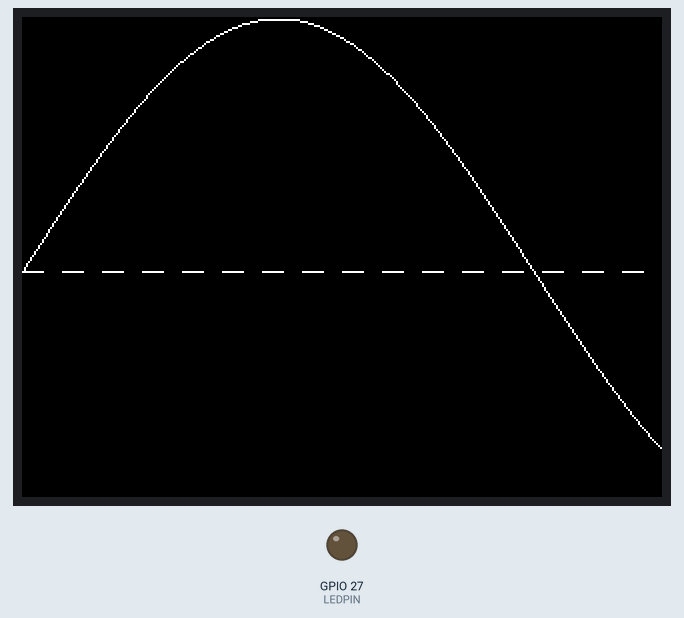
Simulated run of this sketch. Board: ESP32. Shown: 320×240 colour display, output pins drawn as LEDs (lit = HIGH). Random numbers use the default seed unless the sketch sets one; what the sketch prints to the serial monitor is not drawn. At 7.6 s the program stops and its outputs stay as they are.

Above: at 0.4 s.
At 2.5 s:
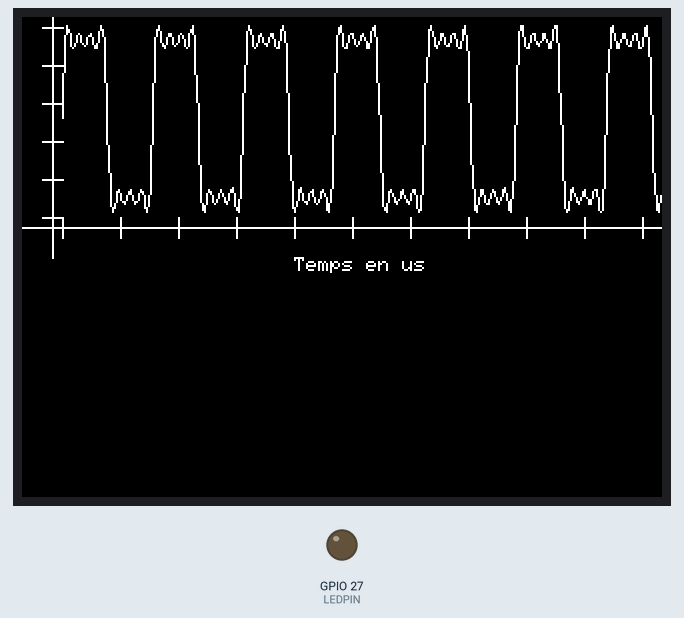
At 7.6 s:
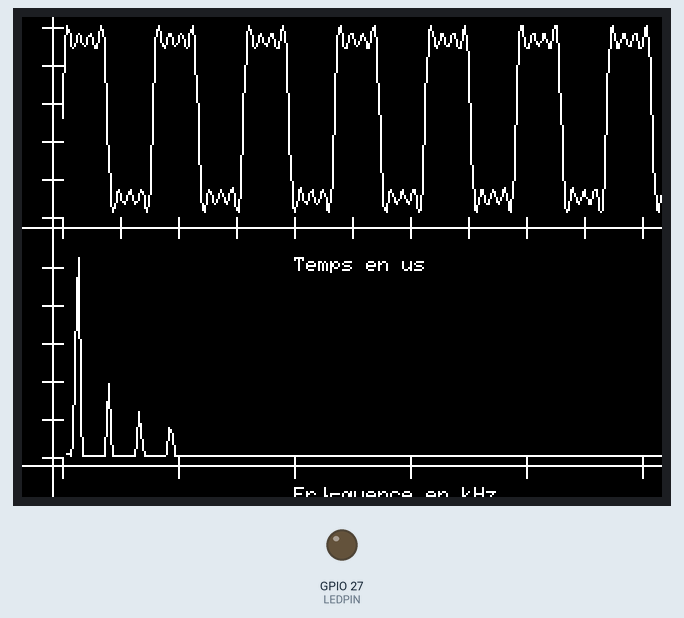

Measured:
- what the display in image 0 shows lasts 2.0 s, from 0.3 s to 2.3 s
- what the display in image 1 shows lasts 5.2 s, from 2.4 s to 7.6 s

The sketch:

esp32_spectrum_display_frame.ino
```cpp
/**@file*/

/* ESP8266/32 Audio Spectrum Analyser on an SSD1306/SH1106 Display
 * The MIT License (MIT) Copyright (c) 2017 by David Bird.
 * The formulation and display of an AUdio Spectrum using an ESp8266 or ESP32 and SSD1306 or SH1106 OLED Display using a Fast Fourier Transform
 * Permission is hereby granted, free of charge, to any person obtaining a copy of this software and associated documentation files
 * (the "Software"), to deal in the Software without restriction, including without limitation the rights to use, copy, modify, merge,
 * publish, distribute, but not to use it commercially for profit making or to sub-license and/or to sell copies of the Software or to
 * permit persons to whom the Software is furnished to do so, subject to the following conditions:
 * The above copyright notice and this permission notice shall be included in all copies or substantial portions of the Software.
 * THE SOFTWARE IS PROVIDED "AS IS", WITHOUT WARRANTY OF ANY KIND, EXPRESS OR IMPLIED, INCLUDING BUT NOT LIMITED TO THE WARRANTIES
 * OF MERCHANTABILITY, FITNESS FOR A PARTICULAR PURPOSE AND NONINFRINGEMENT. IN NO EVENT SHALL THE AUTHORS OR COPYRIGHT HOLDERS BE
 * LIABLE FOR ANY CLAIM, DAMAGES OR OTHER LIABILITY, WHETHER IN AN ACTION OF CONTRACT, TORT OR OTHERWISE, ARISING FROM, OUT OF OR IN
 * CONNECTION WITH THE SOFTWARE OR THE USE OR OTHER DEALINGS IN THE SOFTWARE.
 * See more at http://dsbird.org.uk
*/

/*
TTGO Tdisp esp32 display support:
install of TFT_eSPI lib
go to C:\Utilisateurs\Windows\Documents\Arduino\libraries
Into User_Setup_Select.h
…
comment out //#include <User_Setup.h>           // Default setup is root library folder
uncomment #include <User_Setups/Setup25_TTGO_T_Display.h>
*/

/*
  ILI9341 support
  install of TFT_eSPI lib
  go to C:\Utilisateurs\Windows\Documents\Arduino\libraries
  Into User_Setup_Select.h
  #include <User_Setup.h>
  and comment out any other include

  Into User_setup.h
  #define ILI9341_DRIVER
  and comment out any other #define
  then down in same file, remove comment out on next lines decsribing connctions

  // ###### EDIT THE PIN NUMBERS IN THE LINES FOLLOWING TO SUIT YOUR ESP32 SETUP   ######

  // For ESP32 Dev board (only tested with ILI9341 display)
  // The hardware SPI can be mapped to any pins

  #define TFT_MISO 19
  #define TFT_MOSI 23
  #define TFT_SCLK 18
  #define TFT_CS   15  // Chip select control pin
  #define TFT_DC    2  // Data Command control pin
  #define TFT_RST   4  // Reset pin (could connect to RST pin)
  //#define TFT_RST  -1  // Set TFT_RST to -1 if display RESET is connected to ESP32 board RST

  those defines give code connection of esp32 to display
*/


#include "arduinoFFT.h" // install https://github.com/kosme/arduinoFFT, in IDE, Sketch, Include Library, Manage Library, then search for FFT
//arduinoFFT FFT = arduinoFFT();

#include "ioDef.h"
#include "hardwareDef.h"

//#define WOKWI
#define HARDWARE

/////////////////////////////////////////////////////////////////////////
#define SAMPLES 512                           // Must be a power of 2, 1024 gives run time error on esp32 with double vReal[SAMPLES] memory allocation
#define AMPLITUDE_MAX 255
#define SAMPLING_FREQ 11520                   //serial: 11.52KHz sampling rate (10 cycles of 115.2KHz clock)
                                              //maximum frequency that can be analysed by the FFT Fmax=sampleF/2

#define SCREEN_WIDTH    320                                 //tft display width
#define SCREEN_HEIGHT   240                                 //tft display height

unsigned int sampling_period_us;
unsigned long microseconds;
double vReal[SAMPLES];                          //double=float uses 4 bytes
double vImag[SAMPLES];
double adaptedNoise[SAMPLES];

//arduinoFFT FFT = arduinoFFT(); before 2.0.3 of arduinoFFT lib
ArduinoFFT<double> FFT = ArduinoFFT<double>(vReal, vImag, SAMPLES, SAMPLING_FREQ);

//does not work for the FFT lib
//double* vReal = (double*)malloc(SAMPLES * sizeof(double));
//double* vImag = (double*)malloc(SAMPLES * sizeof(double));


//could be local to loop, but easier here to pass to printDuration
int startTimeLoop;
int durationSerialIn=0;
int durationInitBuffer=0;
int durationPlotTimeBuffer=0;
int durationTftTimeBuffer=0;
int durationPlotFreqBuffer=0;
int durationTftFreqBuffer=0;
int durationFftWindowing=0;
int durationFftCompute=0;
int durationFftComplexeToMagnitude=0;
int durationLoop=0;

unsigned long newTime, oldTime;


bool dbg=false;

bool forceTimeBufferFlag=true;                //if forceBuffer mode, I substitute input for a computed waveform
bool tftTimeBufferFlag=true;                  //dispay input buffer on tft (before processing, so time domain)
bool plotTimeBufferFlag=false;                //plot input buffer on arduino IDE
bool tftFreqBufferFlag=true;                  //display output on tft, after processing, so frequency domain
bool plotFreqBufferFlag=true;                //plot output buffer on arduino IDE (frequency domain)
bool singleRunFlag=true;                      //stop after single process(true), or loop back for next buffer(false)
                                              //warning: time domain representation does not have a trigger function like an oscilloscope,
                                              //so use singleRunFlag=true if willing to show time domain on tft
                                              //note:for the moment,this loop cyles trough 50/500/5000 hz fundamental + 3/5/7 harmonics
bool printDurationFlag=false;                  //prints to console execution time (slow: has an impact to loop execution)


/////////////////////////////////////////////////////////////////////////
void setup() {

  Serial.begin(9600);                                                               //i need slow speed to have plotter to work
  delay(100);                                                                       //for some reason, i need a delay after Serial.begin to see Serial.print to work
  Serial.print("Serial dbg ready");Serial.println(" ");
  Serial1.begin(115200, SERIAL_8N1, RXD1, TXD1);                                    //serial input port

  tft.init();

  #if defined(WOKWI)
    //no cls, takes too long
  #elif defined HARDWARE
    tft.fillScreen(TFT_BLACK);                                                      //cls only in hardware, wokwi too slow
  #endif


  tft.setRotation(0);                                                               //this is to get usb on down side
  tft.setTextSize(1);
  tft.setTextColor(TFT_WHITE, TFT_BLACK);

                                                                               //buttons used by students for user interface
  pinMode(BUTTON_PIN_RM,INPUT_PULLUP);    //rightmost
  pinMode(BUTTON_PIN_CR,INPUT_PULLUP);    //center right
  pinMode(BUTTON_PIN_CL,INPUT_PULLUP);    //center left
  pinMode(BUTTON_PIN_LM,INPUT_PULLUP);    //leftmost

  pinMode(LEDPIN, OUTPUT);

  sampling_period_us = round(1000000 * (1.0 / SAMPLING_FREQ));                 //analog: 25us  digital:86.6us not used anymore, left in case i add analog input

  drawSine();
  dottedLine();
  delay(2000);
  tft.fillScreen(TFT_BLACK);

}

void loop() {


  static int freqMult=3;
  startTimeLoop=0;

  //tft.drawString(".06 .07 .14 .25 .4  .8  1.6 4.5KHz",0,120,2);              //serial input bands

  if (!forceTimeBufferFlag) {
    durationSerialIn=serialIn();                                           //serial input to vReal[i] from 0 to SAMPLES. vImag[i]=0
  }

  if (forceTimeBufferFlag) {
    float freq=50*freqMult;                                                 //use a float to get correct division in initBuffer
    durationInitBuffer=initBuffer(freq);
  };
  //if (!singleRunFlag) {tft.fillScreen(TFT_BLACK);};

  if (plotTimeBufferFlag) {
    durationPlotTimeBuffer=plotTimeBuffer();                                                        //plot input (time domain) to IDE plotter
  }

  if (tftTimeBufferFlag) {
    durationTftTimeBuffer=tftTimeBuffer(0,0,SCREEN_WIDTH,SCREEN_HEIGHT/2);                        //display input (time domain) to tft display upper half starting from (0,0) top left corner
  }

//students:here insert 3 FFT instructions, and compute compute duration for each

  int startFftWindowing=millis();
  FFT.windowing(FFTWindow::Hamming, FFTDirection::Forward);
  durationFftWindowing=millis()-startFftWindowing;

  int startFftCompute=millis();
  FFT.compute(FFTDirection::Forward);
  durationFftCompute=millis()-startFftCompute;

  int startFftComplexeToMagnitude=millis();

  FFT.complexToMagnitude();
  durationFftComplexeToMagnitude=millis()-startFftComplexeToMagnitude;


  if (plotFreqBufferFlag) {
    durationPlotFreqBuffer=plotFreqBuffer();                                                        //plot output (frequency domain) to IDE plotter
  }


  if (tftFreqBufferFlag) {
    durationTftFreqBuffer=tftFreqBuffer(0,SCREEN_HEIGHT/2,SCREEN_WIDTH,SCREEN_HEIGHT/2);                                                         //display output (frequency domain) to tft display
  }

  while(true) {};                                                  //run/stop

//here compute loop duration
  durationLoop=millis()-startTimeLoop;

  if (printDurationFlag) {
    printDuration();
  }


  delay(2000);
  if (freqMult<100){freqMult=freqMult*10;} else {freqMult=1;};    //this is used when forcing time buffer
  tft.fillScreen(TFT_BLACK);

}

double maximum(double vReal[]){
  //On reitre les 2 prmière valeur du tableau car se sont les valeurs des composante continue du signal
  double max=vReal[2];
  for (int i=2; i< SAMPLES/2; i++){
    if( max< vReal[i]) { max=vReal[i];}
  }
  return max;
}

double minimum(double vReal[]){
  //On reitre les 2 prmière valeur du tableau car se sont les valeurs des composante continue du signal
  double min=vReal[2];
  for (int i=2; i< SAMPLES/2; i++){
    if( min> vReal[i]) { min=vReal[i];}
  }
  return min;
}


//students:enter serial data into vReal[i] and vImag[i]. Remember port used is Serial1
int serialIn() {
  int startTime;

  for (int i=0; i < SAMPLES; i++){
    while (Serial1.available() ==0){};
    vReal[i]=Serial1.read();
    vImag[i]=0;
  }
  return (millis()-startTime);
}

//students:print time buffer to arduino IDE plotter
int plotTimeBuffer() {
  int startTime=millis();

  for (int i=0; i<SAMPLES; i++){
    Serial.println(vReal[i]);
  }

  return (millis()-startTime);
}

//students:init time buffer (vReal[i] and vImag[i]) with a signal of frequency freq.
// Start with a sine wave that fills buffer with a single period (data 0 to 255)
// then fill buffer with a sine wave of frequency freq (parm given to routine)
// knowing that each sample (element of vReal[i]) represents 86.6us of time
// then add harmonics 3,5,7
// then add some digital noise
//caution: this has to be 0 to AMPLITUDE_MAX, so search max of fund+harmonics+noise, then map to 0,AMPLITUDE_MAX
int initBuffer(float freq) {
  int startTime=millis();
  int noiseMax=2;

  float y=0; // y point courant et y1 valeur suivante (où on veut aller)
  double maxi=maximum(vReal);
  double min=minimum(vReal);
  for (int i=0; i<SAMPLES; i++){
    float f1=sin((freq/22.7)*(TWO_PI/(SAMPLES-1))*i);
    float f3=sin(3*(freq/22.7)*(TWO_PI/(SAMPLES-1))*i);
    float f5=sin(5*(freq/22.7)*(TWO_PI/(SAMPLES-1))*i);
    float f7=sin(7*(freq/22.7)*(TWO_PI/(SAMPLES-1))*i);

    long noiseLevel=random(1,noiseMax);
    vReal[i]=(((f1) + (f3/3.0) + (f5/5.0) + (f7/7.0)+1)/2)*AMPLITUDE_MAX + (float) noiseLevel;
    vImag[i]=0;

    //vReal[i]=map(vReal[i], min, maxi, 0, AMPLITUDE_MAX);
  }
  return (millis()-startTime);
}


//students:print freq buffer to arduino IDE plotter
int plotFreqBuffer(void) {
  int startTime=millis();
  // Notre fréquence de coupure est de 5.5kHz
  float pasFreq= 5500.0/255.0;

  for (int i=0; i<SAMPLES/2; i++){
    Serial.print(i*pasFreq);Serial.print(" Hz : ");Serial.println(vReal[i]);
  }

  return (millis()-startTime);
}

//students:print time buffer to tft screen. top point is (top_left_x,top_left_y). width is time_width. height of time is time_height
// Graduation : Elles sont de chaque côté sur 20 pixels pour la graduation de l'axe x et y
int tftTimeBuffer(int topLeftX, int topLeftY, int timeWidth,int timeHeight) {
  int startTime=millis();

  for (int i=0; i< SAMPLES; i++){
    float x=map(i,0,SAMPLES-1,topLeftX+20,topLeftX+timeWidth);
    float x1=map(i+1,0,SAMPLES-1,topLeftX+20,topLeftX+timeWidth);
    float y=map(vReal[i],0,AMPLITUDE_MAX,topLeftY+timeHeight-20,topLeftY);
    float y1=map(vReal[i+1],0,AMPLITUDE_MAX,topLeftY+timeHeight-20,topLeftY);
    //Serial.print("Affichage y :");Serial.println(y);
    //Serial.print("Affichage y1 : ");Serial.println(y1);
    tft.drawLine(x, y, x1, y1, TFT_WHITE);
  }
  // On trace, respectivement, l'axe x et y, en laissant un espace avec notre graphique (5 pixels)
  tft.drawLine(0,(SCREEN_HEIGHT/2)-15,SCREEN_WIDTH,(SCREEN_HEIGHT/2)-15,TFT_WHITE);
  tft.drawLine(15,0,15,SCREEN_HEIGHT/2,TFT_WHITE);

  // On trace les graduations

  // On débute avec l'axe x
  // Avec 44 032us affiché sur 320 pixels, on choisit de graduer tous les 4000us.
  int facteur = 4000*320/44032; // Tous les facteur, on affiche une graduation
  int i=0;
  while(i*facteur<SCREEN_WIDTH){
    Serial.println(i);
    tft.drawLine(i*facteur+20,(SCREEN_HEIGHT/2)-10,i*facteur+20,(SCREEN_HEIGHT/2)-20,TFT_WHITE); // trace la graduation
    i++;
  }

  // On fait l'axe y
  // On va de 0 à 255
  // Avec 255 comme max de la fonction, on décide d'afficher tous les 50 en sachant que la hauteur de notre signal est de (SCREEN_HEIGHT/2)-20
  facteur = 50*((SCREEN_HEIGHT/2)-20)/255;
  int j=0;
  while(j*facteur<(SCREEN_HEIGHT/2)-20){
    Serial.println(j);
    tft.drawLine(10,(SCREEN_HEIGHT/2)-20-j*facteur,20,(SCREEN_HEIGHT/2)-20-j*facteur,TFT_WHITE); // trace la graduation
    j++;
    /*
    //Affichage de l'axe des abscisses
    // Buffer pour le résultat string
    char str[20];

    // Convertir un int en string grâce à sprintf
    sprintf(str, "%d", j*facteur);


    tft.setTextSize(1);
    tft.drawString(str, j*facteur+20, SCREEN_HEIGHT-10);
    */
  }

  //Affichage de l'axe des abscisses
  tft.setTextSize(1);
  tft.drawString(" Temps en us", (SCREEN_WIDTH/2) -30, SCREEN_HEIGHT/2);
  return (millis()-startTime);
}


//students:print freq buffer to tft screen. top point is (topLeftX,topLeftY). width is freqWidth. height of time is freqHeight
//         search for max freq value and use this as maximum of displayed values
// Graduation : Elles sont de chaque côté sur 20 pixels pour la graduation de l'axe x et y
int tftFreqBuffer(int topLeftX, int topLeftY, int freqWidth,int freqHeight) {
  int startTime=millis();

  double max= maximum(vReal);
  double min=minimum(vReal);
  for (int i=2; i< SAMPLES/2; i++){
    float x=map(i,0,SAMPLES/2,topLeftX+20,freqWidth + topLeftX);
    float x1=map(i+1,0,SAMPLES/2,topLeftX+20,freqWidth + topLeftX);
    float y=map(vReal[i],0,max,topLeftY + freqHeight - 1 -20, topLeftY); // vReal[0] car c'est la compososante continue, f=0 Hz, qui émet le plus de magnitidude
    float y1=map(vReal[i+1],0,max,topLeftY + freqHeight - 1 -20, topLeftY);
    tft.drawLine(x, y, x1, y1, TFT_WHITE);
  }
  // On trace, respectivement, l'axe x et y, en laissant un espace avec notre graphique (5 pixels)
  tft.drawLine(0,(SCREEN_HEIGHT-1)-15,SCREEN_WIDTH,(SCREEN_HEIGHT-1)-15,TFT_WHITE);
  tft.drawLine(15,SCREEN_HEIGHT/2,15,SCREEN_HEIGHT,TFT_WHITE);

  // On trace les graduations

  // On débute avec l'axe x
  // Avec 5,5kHz affiché sur 320 pixels, on choisit de graduer tous les 1kHz.
  int facteur = 1*320/5.5; // Tous les facteur, on affiche une graduation
  int i=0;
  while(i*facteur<SCREEN_WIDTH){
    Serial.println(i);
    tft.drawLine(i*facteur+20,(SCREEN_HEIGHT)-10,i*facteur+20,(SCREEN_HEIGHT)-20,TFT_WHITE); // trace la graduation
    /*
    //Affichage de l'axe des abscisses
    tft.setTextSize(1);
    //Affichage de l'axe des abscisses
    // Buffer pour le résultat string
    char str[20];

    // Convertir un int en string grâce à sprintf
    sprintf(str, "%d", i*facteur);


    tft.setTextSize(1);
    tft.drawString(str, i*facteur, (SCREEN_HEIGHT)-5);
    */
    i++;
  }

  // On fait l'axe y
  // On va de 0 à 255
  // Avec max comme maximum de la fonction, on décide d'afficher tous les 3000 en sachant que la hauteur de notre signal est de (SCREEN_HEIGHT/2)-20
  facteur = 3000*((SCREEN_HEIGHT/2)-20)/max;
  int j=0;
  while(j*facteur<(SCREEN_HEIGHT/2)-20){
    Serial.println(j);
    tft.drawLine(10,(SCREEN_HEIGHT)-20-j*facteur,20,(SCREEN_HEIGHT)-20-j*facteur,TFT_WHITE); // trace la graduation
    /*
    //Affichage de l'axe des abscisses
    // Buffer pour le résultat string
    char str[20];

    // Convertir un int en string grâce à sprintf
    sprintf(str, "%d", j*facteur);


    tft.setTextSize(1);
    tft.drawString(str, 5, (SCREEN_HEIGHT)-20-j*facteur);
    */
    j++;
  }

  //Affichage de l'axe des abscisses
  tft.setTextSize(1);
  tft.drawString(" Fréquence en kHz", (SCREEN_WIDTH/2) -30, SCREEN_HEIGHT-5);

  return (millis()-startTime);
}

//students:print a horizontal dotted line middle of screen
int dottedLine() {
  int startTime=millis();

  // Ecrire une ligne de points
  for (int x = 0 ; x < SAMPLES ; x += 20) {
    tft.drawLine(x,AMPLITUDE_MAX/2,x+10,AMPLITUDE_MAX/2,TFT_WHITE);                        //draw a line X0,Y0,X1,Y1,color
  }

  return (millis()-startTime);
}

//student: draw a sine wave full screen
int drawSine() {
  int startTime=millis();

  float y=0,y1=0; // y point courant et y1 valeur suivante (où on veut aller)
  for (int i=0; i<SAMPLES; i++){
    y=-sin(i*(TWO_PI/(SAMPLES-1)))*((AMPLITUDE_MAX/2)-1) + AMPLITUDE_MAX/2;
    y1=-sin((i+1)*(TWO_PI/(SAMPLES-1)))*((AMPLITUDE_MAX/2)-1) + AMPLITUDE_MAX/2;
    tft.drawLine(i, (int) y,i+1, (int) y1, TFT_WHITE);
  }
  return (millis()-startTime);
}


void printDuration() {
  int startTime=millis();
  Serial.print("durationSerialIn = ");Serial.print(durationSerialIn);Serial.println(" ms");
  Serial.print("durationInitBuffer = ");Serial.print(durationInitBuffer);Serial.println(" ms");
  Serial.print("durationPlotTimeBuffer = ");Serial.print(durationPlotTimeBuffer);Serial.println(" ms");
  Serial.print("durationTftTimeBuffer = ");Serial.print(durationTftTimeBuffer);Serial.println(" ms");
  Serial.print("durationPlotFreqBuffer = ");Serial.print(durationPlotFreqBuffer);Serial.println(" ms");
  Serial.print("durationTftFreqBuffer = ");Serial.print(durationTftFreqBuffer);Serial.println(" ms");
  Serial.print("durationFftWindowing = ");Serial.print(durationFftWindowing);Serial.println(" ms");
  Serial.print("durationFftCompute = ");Serial.print(durationFftCompute);Serial.println(" ms");
  Serial.print("durationFftComplexeToMagnitude = ");Serial.print(durationFftComplexeToMagnitude);Serial.println(" ms");
  Serial.print("durationLoop = ");Serial.print(durationLoop);Serial.println(" ms");
  int durationPrintDuration=millis()-startTime;
  Serial.print("durationPrintDuration = ");Serial.print(durationPrintDuration);Serial.println(" ms");


}
```

Source omitted: hardwareDef.h (553 bytes), ioDef.h (659 bytes)
